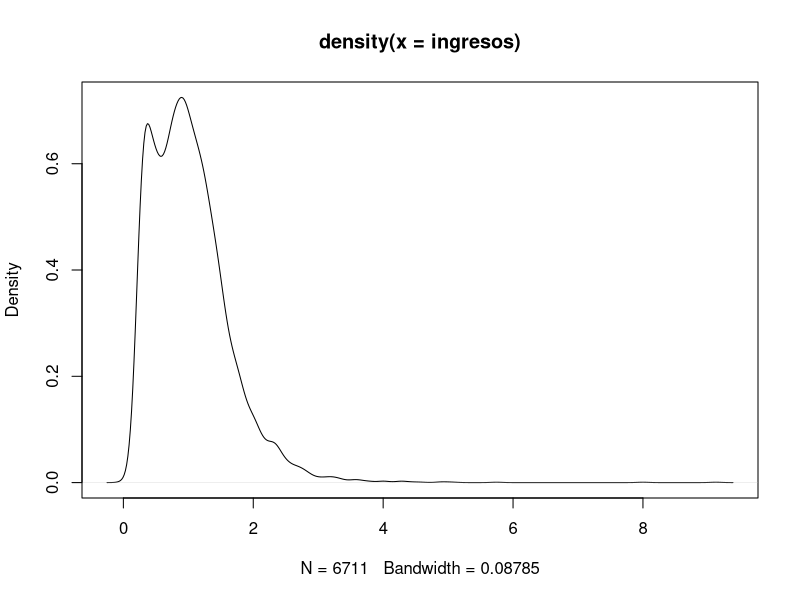

Here is the R script that generated this plot:
## ---- chunk 1
knitr::opts_chunk$set(echo = TRUE)
## ---- chunk 2
ingresos <- read.table('Datos-ingresos.txt')$V1
mean(ingresos)
sqrt(var(ingresos))
median(ingresos)

nucleo <- density(ingresos)
plot(nucleo)

